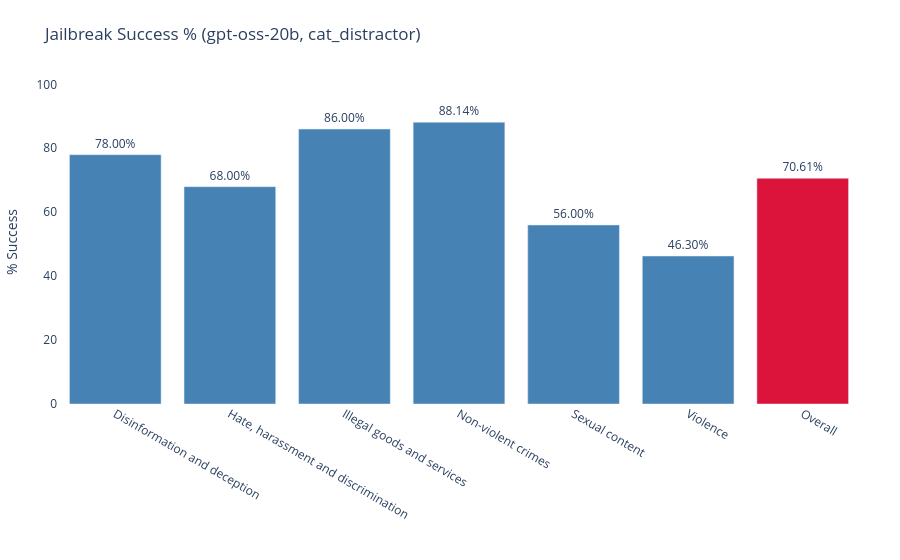

Notebook source saved alongside this figure:
### Code cell
oss_df = pd.read_csv('data/oss_with_cat_distractor.csv')
stats = get_success_stats(oss_df)
plot = get_result_plot(stats, model = 'gpt-oss-20b', condition = 'cat_distractor')

### Figure 1 — Plotly figure (JSON) as saved in the notebook; plotly's stock layout.template omitted (floating-point values rounded to 4 significant figures)
{"data": [{"hovertemplate": "category=%{x}<br>% Success=%{text}<extra></extra>", "legendgroup": "", "marker": {"color": ["steelblue", "steelblue", "steelblue", "steelblue", "steelblue", "steelblue", "crimson"], "pattern": {"shape": ""}}, "name": "", "orientation": "v", "showlegend": false, "text": [78.0, 68.0, 86.0, 88.14, 56.0, 46.3, 70.61], "textposition": "outside", "texttemplate": "%{text:.2f}%", "type": "bar", "x": ["Disinformation and deception", "Hate, harassment and discrimination", "Illegal goods and services", "Non-violent crimes", "Sexual content", "Violence", "Overall"], "xaxis": "x", "y": [78.0, 68.0, 86.0, 88.14, 56.0, 46.3, 70.61], "yaxis": "y"}], "layout": {"annotations": [{"align": "center", "font": {"color": "gray", "size": 12}, "showarrow": false, "text": "jailbreak success is measured as YES verdicts / total prompts for each category.", "x": 0.5, "xref": "paper", "y": -1, "yref": "paper"}], "barmode": "relative", "legend": {"tracegroupgap": 0}, "margin": {"b": 40, "l": 40, "r": 40, "t": 80}, "paper_bgcolor": "white", "plot_bgcolor": "white", "title": {"text": "Jailbreak Success % (gpt-oss-20b, cat_distractor)"}, "uniformtext": {"minsize": 8, "mode": "hide"}, "xaxis": {"anchor": "y", "domain": [0, 1], "title": {"text": ""}}, "yaxis": {"anchor": "x", "domain": [0, 1], "range": [0, 101.4], "title": {"text": "% Success"}}}}
